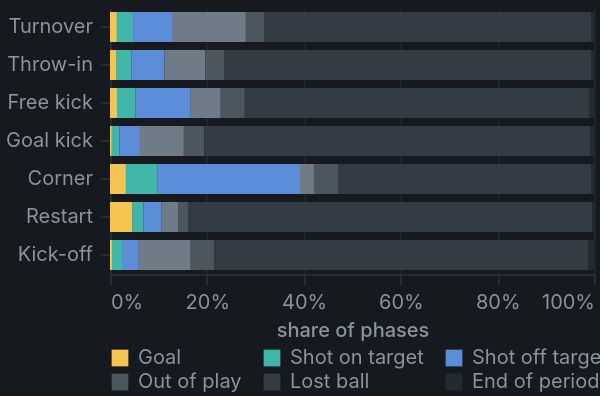

Specify this chart in Vega-Lite:
### Vega-Lite specification from a JSON file in a GitHub repository (floating-point values rounded to 4 significant figures)
{"config": {"background": "#161a1e", "font": "Inter, ui-sans-serif, system-ui, sans-serif", "view": {"stroke": "transparent", "continuousHeight": 200}, "padding": {"left": 2, "top": 4, "right": 2, "bottom": 2}, "title": {"color": "#e8eaec", "fontSize": 12, "fontWeight": 600, "anchor": "start", "subtitleColor": "#8b949e", "subtitleFontSize": 10.5, "offset": 8}, "axis": {"labelColor": "#8b949e", "titleColor": "#8b949e", "labelFontSize": 10, "titleFontSize": 10, "titleFontWeight": 500, "gridColor": "#262c31", "gridOpacity": 0.55, "domainColor": "#262c31", "tickColor": "#262c31", "labelFont": "Inter, ui-sans-serif, system-ui, sans-serif", "titleFont": "Inter, ui-sans-serif, system-ui, sans-serif", "labelPadding": 4}, "legend": {"labelColor": "#8b949e", "titleColor": "#8b949e", "labelFontSize": 10, "titleFontSize": 10, "symbolType": "square", "symbolSize": 70, "labelFont": "Inter, ui-sans-serif, system-ui, sans-serif", "titleFont": "Inter, ui-sans-serif, system-ui, sans-serif", "orient": "bottom", "direction": "horizontal", "columns": 4, "offset": 4}, "range": {"heatmap": ["#131a20", "#1d3b3d", "#256a63", "#3fb6a8"]}}, "data": {"name": "data-39775be8832d487082195683b45362ed"}, "mark": {"type": "bar", "height": 15}, "encoding": {"color": {"field": "Outcome", "scale": {"domain": ["Goal", "Shot on target", "Shot off target", "Foul won", "Out of play", "Lost ball", "End of period"], "range": ["#f5c451", "#3fb6a8", "#5b8dd9", "#6f7b86", "#4c565f", "#333c44", "#232a30"]}, "sort": ["Goal", "Shot on target", "Shot off target", "Foul won", "Out of play", "Lost ball", "End of period"], "title": null, "type": "nominal"}, "order": {"field": "color_Outcome_sort_index", "type": "quantitative"}, "tooltip": [{"field": "Start", "type": "nominal"}, {"field": "Outcome", "type": "nominal"}, {"field": "n", "format": ",", "title": "phases", "type": "quantitative"}, {"field": "share", "format": ".1%", "title": "share", "type": "quantitative"}], "x": {"axis": {"format": "%"}, "field": "share", "stack": "normalize", "title": "share of phases", "type": "quantitative"}, "y": {"field": "Start", "sort": ["Turnover", "Throw-in", "Free kick", "Goal kick", "Corner", "Restart", "Kick-off"], "title": null, "type": "nominal"}}, "height": {"step": 19}, "$schema": "https://vega.github.io/schema/vega-lite/v6.4.1.json", "datasets": {"data-39775be8832d487082195683b45362ed": [{"Start": "Turnover", "Outcome": "Foul won", "share": 0.1508, "n": 1044, "total": 6921}, {"Start": "Turnover", "Outcome": "Shot off target", "share": 0.08221, "n": 569, "total": 6921}, {"Start": "Turnover", "Outcome": "End of period", "share": 0.005635, "n": 39, "total": 6921}, {"Start": "Turnover", "Outcome": "Out of play", "share": 0.03858, "n": 267, "total": 6921}, {"Start": "Turnover", "Outcome": "Goal", "share": 0.0143, "n": 99, "total": 6921}, {"Start": "Turnover", "Outcome": "Lost ball", "share": 0.675, "n": 4672, "total": 6921}, {"Start": "Turnover", "Outcome": "Shot on target", "share": 0.03338, "n": 231, "total": 6921}, {"Start": "Throw-in", "Outcome": "Shot off target", "share": 0.0683, "n": 248, "total": 3631}, {"Start": "Throw-in", "Outcome": "Foul won", "share": 0.08427, "n": 306, "total": 3631}, {"Start": "Throw-in", "Outcome": "End of period", "share": 0.006059, "n": 22, "total": 3631}, {"Start": "Throw-in", "Outcome": "Lost ball", "share": 0.7574, "n": 2750, "total": 3631}, {"Start": "Throw-in", "Outcome": "Shot on target", "share": 0.03085, "n": 112, "total": 3631}, {"Start": "Throw-in", "Outcome": "Out of play", "share": 0.03966, "n": 144, "total": 3631}, {"Start": "Throw-in", "Outcome": "Goal", "share": 0.01349, "n": 49, "total": 3631}, {"Start": "Free kick", "Outcome": "Lost ball", "share": 0.7127, "n": 1868, "total": 2621}, {"Start": "Free kick", "Outcome": "Shot on target", "share": 0.03853, "n": 101, "total": 2621}, {"Start": "Free kick", "Outcome": "Out of play", "share": 0.04998, "n": 131, "total": 2621}, {"Start": "Free kick", "Outcome": "Goal", "share": 0.0145, "n": 38, "total": 2621}, {"Start": "Free kick", "Outcome": "End of period", "share": 0.008775, "n": 23, "total": 2621}, {"Start": "Free kick", "Outcome": "Foul won", "share": 0.06181, "n": 162, "total": 2621}, {"Start": "Free kick", "Outcome": "Shot off target", "share": 0.1137, "n": 298, "total": 2621}, {"Start": "Goal kick", "Outcome": "Out of play", "share": 0.04212, "n": 66, "total": 1567}, {"Start": "Goal kick", "Outcome": "Goal", "share": 0.003829, "n": 6, "total": 1567}, {"Start": "Goal kick", "Outcome": "Lost ball", "share": 0.7977, "n": 1250, "total": 1567}, {"Start": "Goal kick", "Outcome": "Shot on target", "share": 0.01595, "n": 25, "total": 1567}, {"Start": "Goal kick", "Outcome": "Shot off target", "share": 0.04212, "n": 66, "total": 1567}, {"Start": "Goal kick", "Outcome": "Foul won", "share": 0.09062, "n": 142, "total": 1567}, {"Start": "Goal kick", "Outcome": "End of period", "share": 0.007658, "n": 12, "total": 1567}, {"Start": "Corner", "Outcome": "Shot on target", "share": 0.06578, "n": 64, "total": 973}, {"Start": "Corner", "Outcome": "Lost ball", "share": 0.5221, "n": 508, "total": 973}, {"Start": "Corner", "Outcome": "Out of play", "share": 0.05036, "n": 49, "total": 973}, {"Start": "Corner", "Outcome": "Goal", "share": 0.03289, "n": 32, "total": 973}, {"Start": "Corner", "Outcome": "Shot off target", "share": 0.2939, "n": 286, "total": 973}, {"Start": "Corner", "Outcome": "Foul won", "share": 0.02878, "n": 28, "total": 973}, {"Start": "Corner", "Outcome": "End of period", "share": 0.006166, "n": 6, "total": 973}, {"Start": "Restart", "Outcome": "Lost ball", "share": 0.8351, "n": 486, "total": 582}, {"Start": "Restart", "Outcome": "Shot on target", "share": 0.02234, "n": 13, "total": 582}, {"Start": "Restart", "Outcome": "Out of play", "share": 0.02062, "n": 12, "total": 582}, {"Start": "Restart", "Outcome": "Goal", "share": 0.04639, "n": 27, "total": 582}, {"Start": "Restart", "Outcome": "Foul won", "share": 0.03436, "n": 20, "total": 582}, {"Start": "Restart", "Outcome": "Shot off target", "share": 0.0378, "n": 22, "total": 582}, {"Start": "Restart", "Outcome": "End of period", "share": 0.003436, "n": 2, "total": 582}, {"Start": "Kick-off", "Outcome": "Out of play", "share": 0.04928, "n": 24, "total": 487}, {"Start": "Kick-off", "Outcome": "Goal", "share": 0.004107, "n": 2, "total": 487}, {"Start": "Kick-off", "Outcome": "Lost ball", "share": 0.7721, "n": 376, "total": 487}, {"Start": "Kick-off", "Outcome": "Shot on target", "share": 0.02259, "n": 11, "total": 487}, {"Start": "Kick-off", "Outcome": "Foul won", "share": 0.1068, "n": 52, "total": 487}, {"Start": "Kick-off", "Outcome": "Shot off target", "share": 0.03285, "n": 16, "total": 487}, {"Start": "Kick-off", "Outcome": "End of period", "share": 0.01232, "n": 6, "total": 487}]}, "autosize": {"type": "fit-x", "contains": "padding", "resize": true}}
